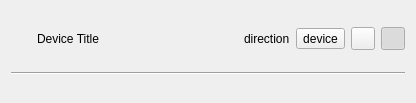
<?xml version="1.0" encoding="UTF-8"?>
<ui version="4.0">
 <class>StreamWidget</class>
 <widget class="QWidget" name="StreamWidget">
  <property name="geometry">
   <rect>
    <x>0</x>
    <y>0</y>
    <width>416</width>
    <height>103</height>
   </rect>
  </property>
  <property name="windowTitle">
   <string>Form</string>
  </property>
  <layout class="QVBoxLayout" name="verticalLayout">
   <item>
    <layout class="QHBoxLayout" name="horizontalLayout">
     <item>
      <widget class="QLabel" name="iconImage"/>
     </item>
     <item>
      <widget class="QLabel" name="boldNameLabel">
       <property name="text">
        <string/>
       </property>
      </widget>
     </item>
     <item>
      <widget class="QLabel" name="nameLabel">
       <property name="text">
        <string>Device Title</string>
       </property>
      </widget>
     </item>
     <item>
      <spacer name="horizontalSpacer">
       <property name="orientation">
        <enum>Qt::Horizontal</enum>
       </property>
       <property name="sizeHint" stdset="0">
        <size>
         <width>40</width>
         <height>20</height>
        </size>
       </property>
      </spacer>
     </item>
     <item>
      <widget class="QLabel" name="directionLabel">
       <property name="text">
        <string>direction</string>
       </property>
      </widget>
     </item>
     <item>
      <widget class="QToolButton" name="deviceButton">
       <property name="text">
        <string>device</string>
       </property>
      </widget>
     </item>
     <item>
      <widget class="QToolButton" name="muteToggleButton">
       <property name="toolTip">
        <string>Mute audio</string>
       </property>
       <property name="icon">
        <iconset theme="audio-volume-muted"/>
       </property>
       <property name="checkable">
        <bool>true</bool>
       </property>
      </widget>
     </item>
     <item>
      <widget class="QToolButton" name="lockToggleButton">
       <property name="toolTip">
        <string>Lock channels together</string>
       </property>
       <property name="icon">
        <iconset theme="changes-prevent"/>
       </property>
       <property name="checkable">
        <bool>true</bool>
       </property>
       <property name="checked">
        <bool>true</bool>
       </property>
      </widget>
     </item>
    </layout>
   </item>
   <item>
    <layout class="QGridLayout" name="channelsGrid"/>
   </item>
   <item>
    <widget class="Line" name="line">
     <property name="orientation">
      <enum>Qt::Horizontal</enum>
     </property>
    </widget>
   </item>
  </layout>
 </widget>
 <resources/>
 <connections/>
</ui>
